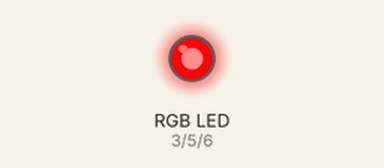
Simulated run of this sketch. Board: Arduino Uno, built with avr-gcc and run on an emulated ATmega328P. Parts: an RGB LED mixed from three pins (HIGH = lit). Dim RGB values are drawn brighter than linear.

Above: at 0.05 s.
At 0.9 s:
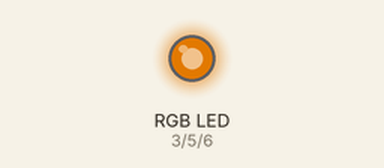
At 1.8 s:
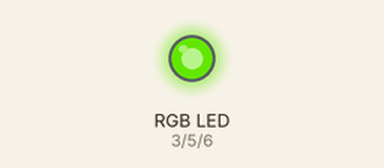
At 3.6 s:
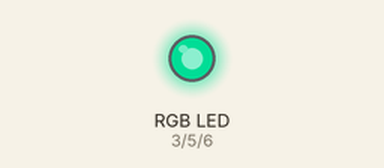
At 5.4 s:
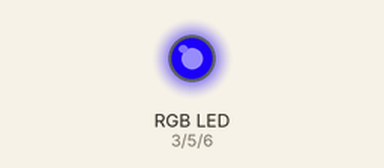
At 7.2 s:
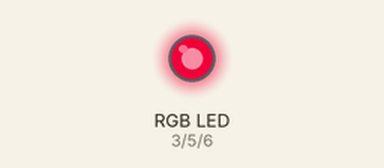
Timing chart, 0 to 10.0 s (numbered marks = the images above):
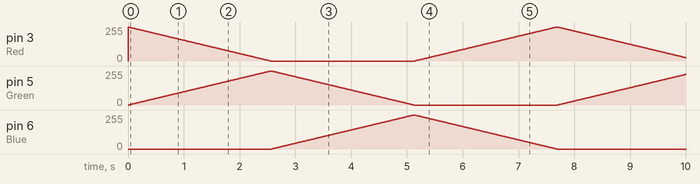

The sketch:

sketch_feb26a.ino
```cpp
int Red=3;
int Green=5;
int Blue=6;
void setup()
{
 pinMode(Red,OUTPUT);
 pinMode(Green,OUTPUT);
 pinMode(Blue,OUTPUT);
}

void loop()
{
int i;
for(i=0;i<=255;i++)
{
  analogWrite(Red,(255-i));
  analogWrite(Green,i);
  delay(10);
}
for(i=0; i<=255;i++)
{
  analogWrite(Green,(255-i));
  analogWrite(Blue,i);
  delay(10);
}
for (i=0;i<=255;i++)
{
  analogWrite(Blue,(255-i));
  analogWrite(Red,i);
  delay(10);

}
}
```
